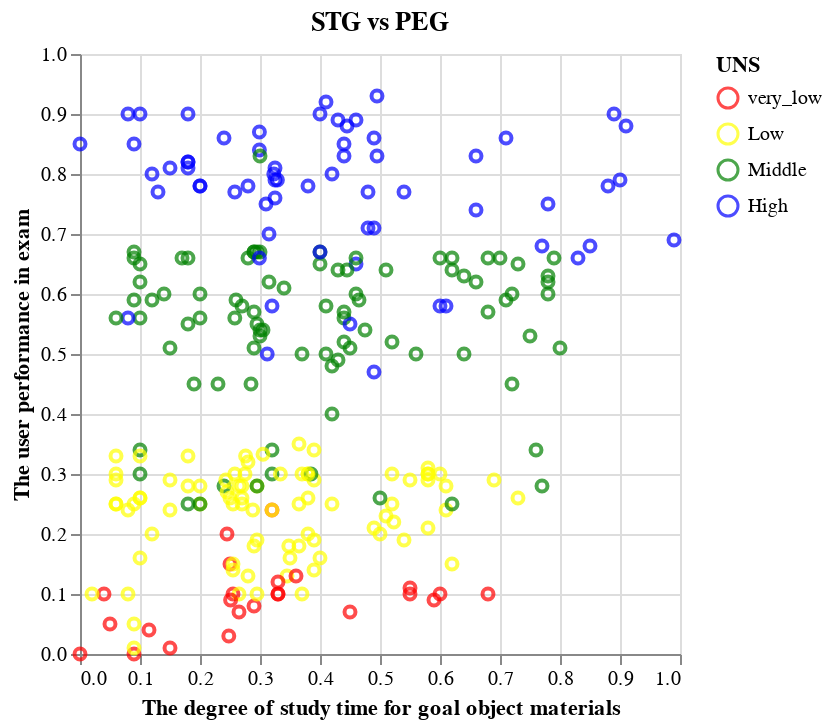

The notebook cell saved with this chart:
### Code cell
# Create a scatter plot using Altair
scatter_plot_stg = alt.Chart(filtered_data).mark_point().encode(
    x=alt.X("STG").title("The degree of study time for goal object materials"),  # X-axis representing the degree of study time
    y=alt.Y("PEG").title("The user performance in exam").scale(zero=False),  # Y-axis representing the user performance in exam
    color=alt.Color(' UNS',  # Color encoding based on UNS (unsatisfactory, satisfactory, good, very good)
        scale=alt.Scale(
            domain=['very_low', 'Low', 'Middle', 'High'],  # Domain of UNS values
            range=['red', 'yellow', 'green', 'blue']  # Corresponding color range
        )
    )
).properties(
    title='STG vs PEG'  # Title of the scatter plot
)

# Show the scatter plot
scatter_plot_stg

### Figure 1 — Vega-Lite specification as saved in the notebook (floating-point values rounded to 4 significant figures; data arrays with more than 128 entries replaced by an {"elided": "..."} marker saying what was removed)
{"config": {"view": {"continuousWidth": 300, "continuousHeight": 300}}, "data": {"name": "data-eaaed803afb61494a967d3bfd8939bb0"}, "mark": {"type": "point"}, "encoding": {"color": {"field": " UNS", "scale": {"domain": ["very_low", "Low", "Middle", "High"], "range": ["red", "yellow", "green", "blue"]}, "type": "nominal"}, "x": {"field": "STG", "title": "The degree of study time for goal object materials", "type": "quantitative"}, "y": {"field": "PEG", "scale": {"zero": false}, "title": "The user performance in exam", "type": "quantitative"}}, "title": "STG vs PEG", "$schema": "https://vega.github.io/schema/vega-lite/v5.8.0.json", "datasets": {"data-eaaed803afb61494a967d3bfd8939bb0": {"elided": "258 records"}}}
